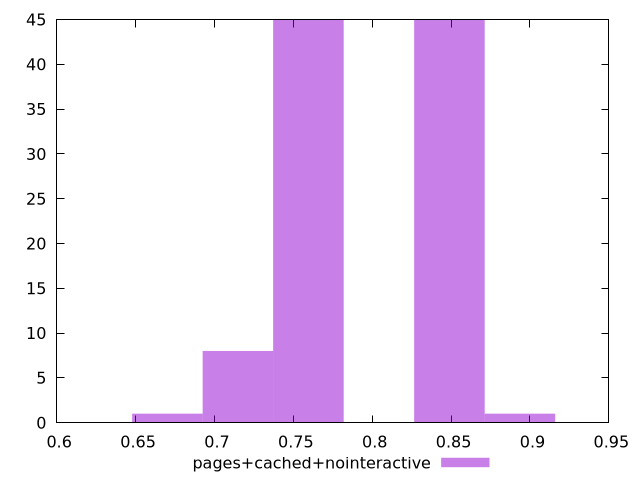

gnuplot code for this plot:
$_pagesCachedNointeractive <<EOF
0.848941712451815 45
0.7148982841699495 8
0.7595794269305713 45
0.8936228552124369 1
0.6702171414093276 1
EOF
set key outside below
set terminal pngcairo
set output "report_00005_2020-11-02T22-26-11.212Z/uses-http2/pages+cached+nointeractive//hist.png"
set yrange [0:45]
set boxwidth 0.04468114276062184
set style fill transparent solid 0.5 noborder
plot $_pagesCachedNointeractive title "pages+cached+nointeractive" with boxes ,
